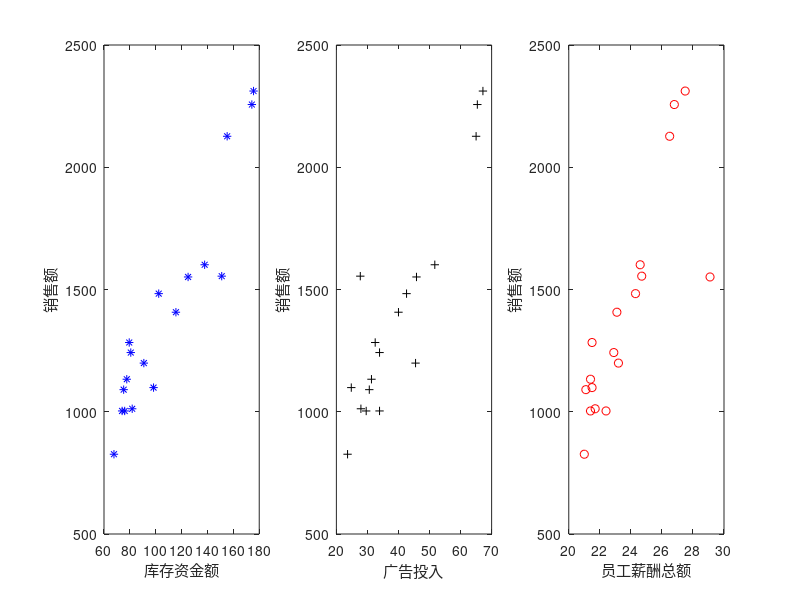

Write MATLAB code to recreate this figure. (Note: this script raises an error after producing the figure.)
% 读取数据
rawData=load('Table4.txt');
x1=rawData(:,2);
x2=rawData(:,3);
x3=rawData(:,4);
y=rawData(:,5);
% 绘制散点图
subplot(1,3,1)
plot(x1,y,'b*');
xlabel('库存资金额'), ylabel('销售额')
subplot(1,3,2)
plot(x2,y,'k+');
xlabel('广告投入'), ylabel('销售额')
subplot(1,3,3),plot(x3,y,'ro');
xlabel('员工薪酬总额'), ylabel('销售额')
suptitle('各数据与销售额的散点图')
% 进行线性回归
n=18;
x=[ones(n,1),x1,x2,x3];
% b为回归得到的系数，bint为系数的置信边界上下界
% r为残差，rint为离群值的区间，stat为模型的统计量
[b,bint,r,rint,stats]=regress(y,x,0.05)
